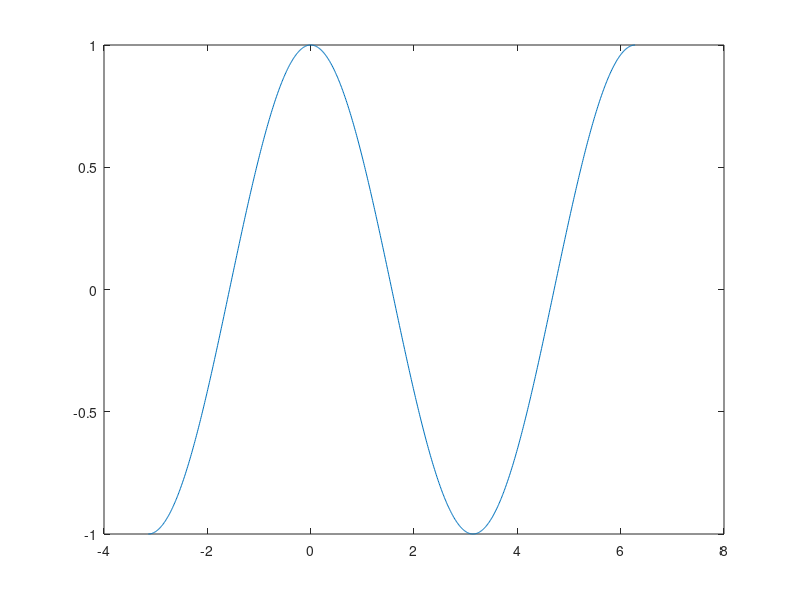
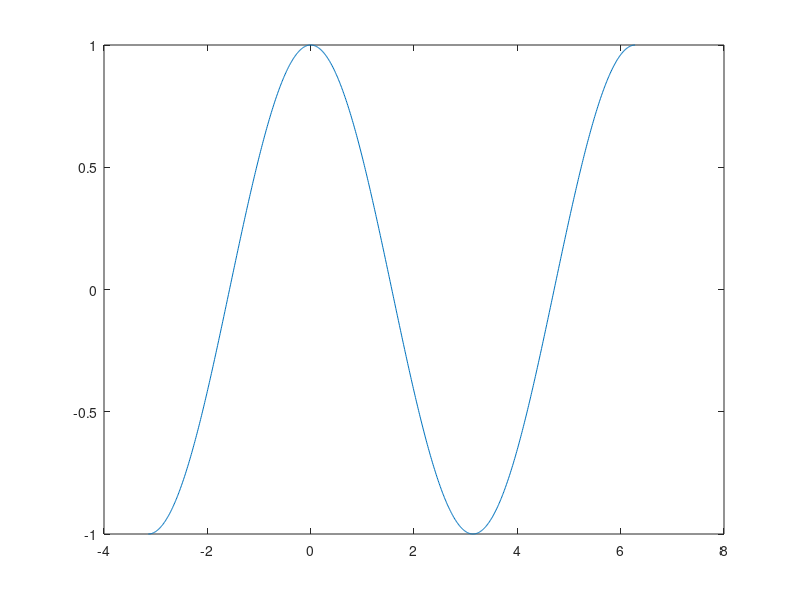

Write the MATLAB code that produced these figures, in order. (Note: this script raises an error after producing the figures.)
% makingImages.m
% Quick example of how to make good images with matlab.
% Written by Rodney Metoyer for the Engineering Mechanics and Space Systems
% Laboatory Research Group. Email rmmetoye@ncsu.edu with questions.

clearvars; close all; clc;

% First lets make some data
x = -pi:0.01:2*pi;
y = cos(x);

% Now lets plot those data

plot(x,y);
% When I call plot it automatically puts the XData and YData on the current
% axes and creates an axes if one does not exist. The axes are
% automatically created as a child of the current figure and if a figure
% does not exist one is created. I am mentioning this because, in general,
% the more you know what is happening when you use a built-in matlab
% function the more you will be able to use that funciton effectively. When
% I ask matlab to plot(x,y), matlab first checks to see if there is an
% instantiated figure object. If there isn't, it creates one. If there is,
% it checks that figure's CurrentAxes property to see if an axes object
% exists. If it does, it sets the Children property to a Line with the
% appropriate XData, YData, and ZData.

% You can do all of what Matlab does yourself, but why bother. Let matlab
% do the work, but know what it is doing. If you are ever unsure of what a
% built in function is doing, set a break point at teh begining of the
% funciton and then step into the function by pressing F11 when you hit the
% break point after you click run. You can also debug from the cmd prompt
% (e.g. dbstep, dbcont, etc.). For more information see:
% https://www.mathworks.com/help/matlab/matlab_prog/debugging-process-and-features.html

% You should always save the handle to the figure in a variable so that you
% can use it later. To do that, create a figure object. The constructor
% returns the handle.
hfig = figure;
% Now the figure you just made is the current figure. If you call plot now,
% matlab will put stuff on the figure that hfig is pointing to.
plot(x,y);

% You will notice that you currently have two figures open. When you create
% a new figure it gets prepended on the graphics root Children array. You
% only have the handle for one of the figures saved right now. You can
% always get handles to other figures, and really do anything with open
% graphics using the graphics root object. Type 'help groot' in the cmd
% prompt for more info.

% For now, let's work with only the figure for which we have the handle and
% ignore the other one. As an axercise, you can try to close the other
% figure from the cmd propmt by pulling its handle from the graphics root
% object. HINT: close(the last object in the root Children array)

% Right now all of the settings are the defaults. You can pass in arguments
% when you call plot that will change some settings. You can also change
% them on teh object directly. Everything (mostly) is public.

% Let's change the color of the line. The Children of the figure are what
% actually get plotted on. In this case we have a single axes object.
ax = hfig.Children;
ln = ax.Children;
ln.Color = 'r';

% Now the line color is red. In the cmd prompt type ln and you will get a
% list of all of the properties of the line (be sure to click show all).

% Let's add a legend and some labels
legend('A Line','Location','best');
xlabel('X Axis');
ylabel('Y Axis');
title('A Figure');

% Now we can save the figure to use in the powerpoint
saveas(hfig,'crappy.png');

% But this figure is kind of crappy. We can make it much better by
% configuing a bunch of stuff. However, that takes time. Luckily, someone
% wrote a wrapper to help us out. Go to
% https://github.com/altmany/export_fig and download export_fig. Once you
% have it downloaded put it in an approproate folder and add the path to
% the search path using the pathtool (help pathtool for more info).

% Let's save a higher-res version of this exact picture
export_fig(hfig,'better.png','-m5');

% Notice that export_fig saves exactly what is on the screen. This is great
% because saveas tries to guess at what you want to save. Sometimes that's
% cool, like when it changes the figure color to white to match the axes,
% but sometimes (usually) it guesses wrong. With export_fig you get exactly
% what you tell it to give you. if you don't tell it anything, you get the
% matlab defaults.

% Let's make the figure clear so that we can put stuff under it in the
% powerpoint. Unfortunately, export_fig has some faults. You can tell it to
% export a figure with a tranparent background, but it won't make the axes
% and other Children transparent. That's ok, we can do that manually.
ax.Legend.Color = 'none';
ax.Color = 'none';
export_fig(hfig,'good','-m5','-transparent','-png','-eps','-pdf');

% Now you have a high resolution, transparent image that you can use in a
% powerpoint. See makingImages.pptx if you have access to it. Notice that I
% also saved two vector formats of the image. The vectors are what you
% would use for publication. 

% You can do a lot with export_fig. See the documentation on github.